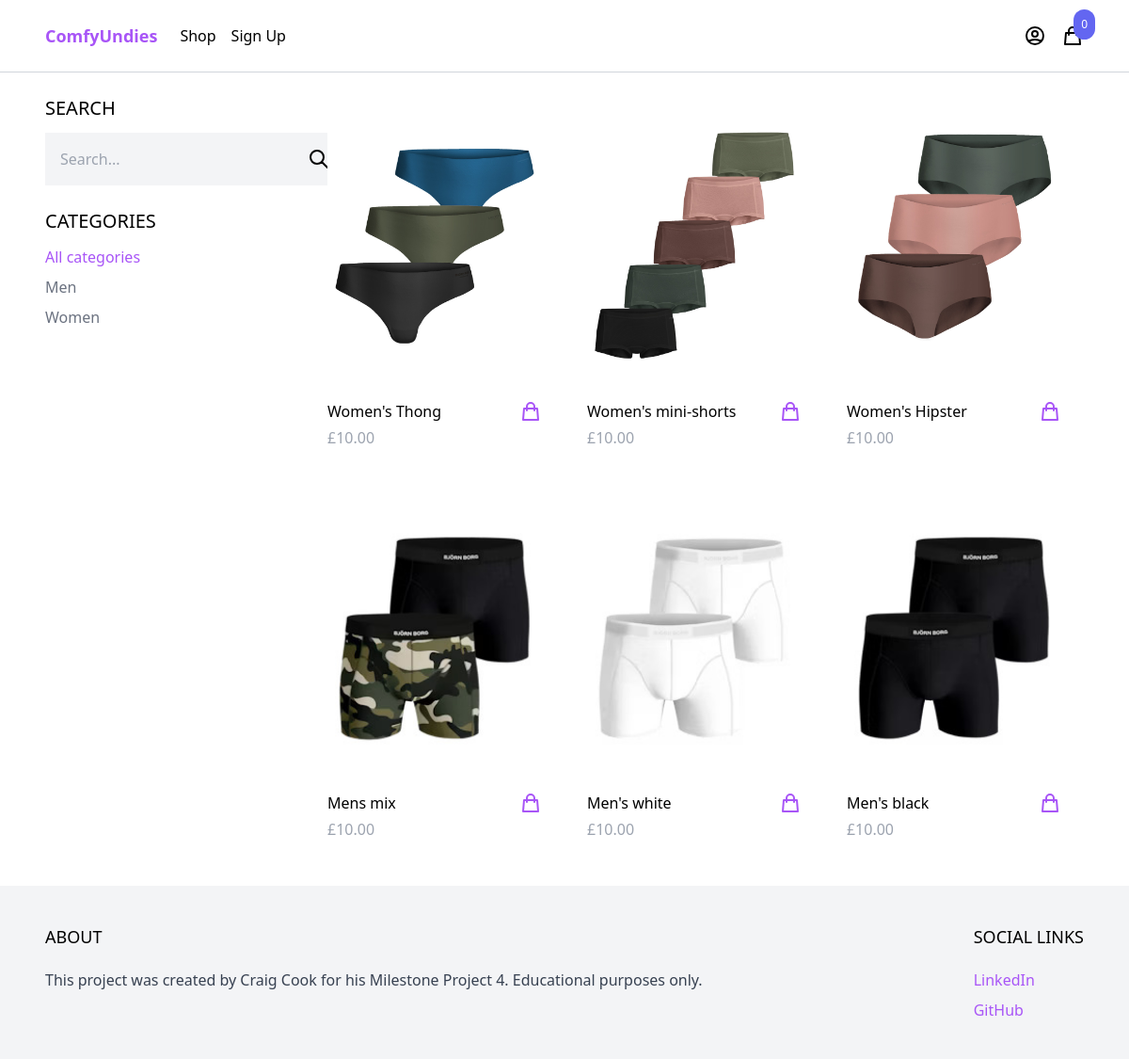
The app's page /shop/ with its own data.
### product/models.py (models this page shows, shortened)
class Category(models.Model):
    name = models.CharField(max_length=255)
    slug = models.SlugField()
    class Meta:
        verbose_name_plural = 'Categories'
        ordering = ('name',)

class Product(models.Model):
    category = models.ForeignKey(Category, related_name='products', on_delete=models.CASCADE)
    name = models.CharField(max_length=255)
    slug = models.SlugField(max_length=255, unique=True)
    description = models.TextField(blank=True, null=True)
    price = models.IntegerField()
    created_at = models.DateTimeField(auto_now_add=True)
    image = models.ImageField(upload_to='uploads/', blank=True, null=True)
    thumbnail = models.ImageField(upload_to='uploads/', blank=True, null=True)
    class Meta:
        ordering = ('-created_at',)
    def get_display_price(self):
        return f"£{self.price / 100:.2f}"
    def get_thumbnail(self):
        if self.thumbnail:
            return self.thumbnail.url

### core/views.py (the view)
# urls.py: path('shop/', shop, name='shop'),
def shop(request):
    categories = Category.objects.all()
    products = Product.objects.all()
    active_category = request.GET.get('category', '')
    if active_category:
        products = products.filter(category__slug=active_category)
    query = request.GET.get('query', '')
    if query:
        products = products.filter(Q(name__icontains=query) | Q(description__icontains=query))
    context = {
        'categories': categories,
        'products': products,
        'active_category': active_category,
    }
    return render(request, 'core/shop.html', context)

### cart/cart.py (called while the page is built)
    def __len__(self):
        return sum(item['quantity'] for item in self.cart.values())

### cart/context_processors.py (called while the page is built)
def cart(request):
    return {'cart': Cart(request)}

### core/templates/core/shop.html (shortened to what this page needs)
{% extends 'core/base.html' %}
{% block content %}
<div class="max-w-6xl mx-auto flex flex-wrap items-start py-6 px-6 xl:px-0">
    <div class="filters w-full lg:w-1/4">
        <h3 class="mb-3 text-xl uppercase">Search</h3>
        <form method="get" action=".">
            <div class="flex">
                <input type="text" name="query" class="p-4 bg-gray-100 border-0" placeholder="Search...">
                <button class="p-4 bg-gray-100 border-0">
                    <svg xmlns="http://www.w3.org/2000/svg" class="h-6 w-6" fill="none" viewBox="0 0 24 24" stroke="currentColor">
                        <path stroke-linecap="round" stroke-linejoin="round" stroke-width="2" d="M21 21l-6-6m2-5a7 7 0 11-14 0 7 7 0 0114 0z" />
                    </svg>
                </button>
            </div>
        </form>
        <h3 class="mt-6 mb-3 text-xl uppercase">Categories</h3>
        <ul class="space-y-2">
            <li><a href="{% url 'shop' %}" class="{% if not active_category %}text-purple-500{% else %}text-gray-500{% endif %}">All categories</a></li>
            {% for category in categories %}
                <li><a href="{% url 'shop' %}?category={{ category.slug }}" class="{% if category.slug == active_category %}text-purple-500{% else %}text-gray-500{% endif %}">{{ category.name }}</a></li>
            {% endfor %}
        </ul>
    </div>
    <div class="products w-full lg:w-3/4 -mt-4 flex items-center flex-wrap">
        {% for product in products %}
            {% include 'product/partials/product_list_item.html' %}
        {% endfor %}
    </div>
</div>
{% endblock %}

### product/templates/product/partials/product_list_item.html
<div class="w-full md:w-1/3 xl:w-1/4 p-6">
    <a href="{% url 'product' product.slug %}">
        <img src="{{ product.get_thumbnail }}" class="w-full rounded-xl hover:shadow-lg">
    </a>
    <div class="pt-3 flex items-center justify-between">
        <a href="{% url 'product' product.slug %}">{{ product.name }}</a>
        <a
            href="#"
            hx-get="{% url 'add_to_cart' product.id %}"
            hx-target="#menu-cart-button"
            hx-swap="outerHTML"
            class="text-purple-500 hover:text-purple-800"
        >
            <svg xmlns="http://www.w3.org/2000/svg" class="h-6 w-6" fill="none" viewBox="0 0 24 24" stroke="currentColor">
                <path stroke-linecap="round" stroke-linejoin="round" stroke-width="2" d="M16 11V7a4 4 0 00-8 0v4M5 9h14l1 12H4L5 9z" />
            </svg>
        </a>
    </div>
    <p class="pt-1 text-gray-400">{{ product.get_display_price }}</p>
</div>

### records on screen
Category: name "Men"
Category: name "Women"
Product: get_thumbnail (picture), name "Women's Thong", get_display_price "£10.00"
Product: get_thumbnail (picture), name "Women's mini-shorts", get_display_price "£10.00"
Product: get_thumbnail (picture), name "Women's Hipster", get_display_price "£10.00"
Product: get_thumbnail (picture), name "Mens mix", get_display_price "£10.00"
Product: get_thumbnail (picture), name "Men's white", get_display_price "£10.00"
Product: get_thumbnail (picture), name "Men's black", get_display_price "£10.00"

### other values on screen
{{ cart|length }} "0"
